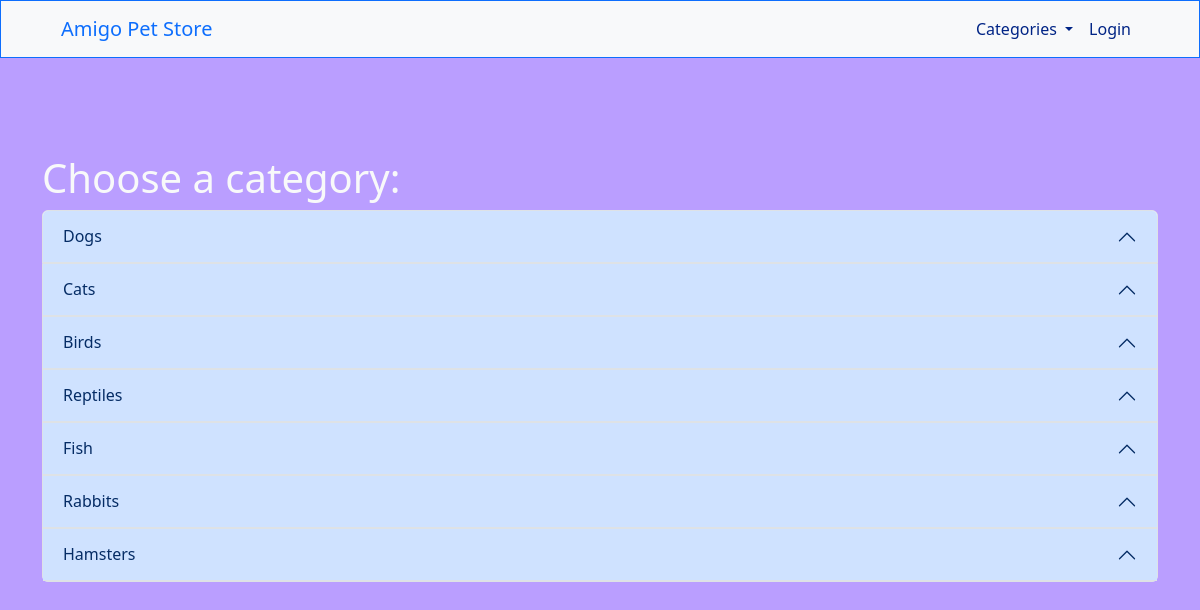
Page /categories/ on the committed database.
### store/models.py (models this page shows, shortened)
class Category(models.Model):
    name = models.CharField(max_length=50)
    general = models.ForeignKey('self', on_delete=models.SET_NULL, null=True, blank=True)
    photo = models.ImageField(upload_to="uploads/", null=True, blank=True)
    coverPhoto = models.ImageField(upload_to="uploads/", null=True, blank=True)

### store/views.py (the view)
# urls.py: path('categories/', categories, name='categories'),
def categories(request):
    main_categories = Category.objects.filter(general=None)
    sub_categories = Category.objects.exclude(general=None)
    context = {
        "main_categories": main_categories,
        "sub_categories": sub_categories,
    }
    return render(request, "categories.html", context=context)

### store/templates/categories.html (shortened to what this page needs)
<!DOCTYPE html>
<html lang="en" xmlns:https="http://www.w3.org/1999/xhtml" style="height: 100%">
<head>
    <link href="https://cdn.jsdelivr.net/npm/bootstrap@5.3.1/dist/css/bootstrap.min.css" rel="stylesheet">
</head>
<body>
{% include 'navbar.html' %}
<div class="m-auto" style="min-height: 100%;background-color: #ba9eff">
<div class="container pt-5" style="background-color: #ba9eff">
    <h1 class="text-light pt-5">Choose a category:</h1>
    <div class="accordion" id="accordionPanelsStayOpenExample">
        {% for mc in main_categories %}
            <div class="accordion-item">
                <h2 class="accordion-header">
                    <button class="accordion-button" type="button" data-bs-toggle="collapse" data-bs-target="#panelsStayOpen-collapse-{{ mc.id }}" aria-expanded="true" aria-controls="panelsStayOpen-collapse-{{ mc.id }}">
                        {{ mc.name }}
                    </button>
                </h2>
            </div>
        {% endfor %}
    </div>
</div>
</div>
</body>
</html>

### rows in the picture
Category: name "Dogs"
Category: name "Cats"
Category: name "Birds"
Category: name "Reptiles"
Category: name "Fish"
Category: name "Rabbits"
Category: name "Hamsters"
